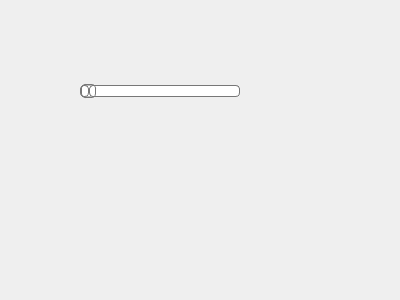
<?xml version="1.0" encoding="UTF-8"?>
<ui version="4.0">
 <class>Form</class>
 <widget class="QWidget" name="Form">
  <property name="geometry">
   <rect>
    <x>0</x>
    <y>0</y>
    <width>400</width>
    <height>300</height>
   </rect>
  </property>
  <property name="windowTitle">
   <string>Form</string>
  </property>
  <widget class="QSlider" name="horizontalSlider">
   <property name="geometry">
    <rect>
     <x>80</x>
     <y>80</y>
     <width>160</width>
     <height>22</height>
    </rect>
   </property>
   <property name="styleSheet">
    <string notr="true">QSlider::groove:horizontal {
border: 1px solid #bbb;
background: white;
height: 10px;
border-radius: 4px;
}

QSlider::sub-page:horizontal {
background: qlineargradient(x1: 0, y1: 0,    x2: 0, y2: 1,
    stop: 0 #66e, stop: 1 #bbf);
background: qlineargradient(x1: 0, y1: 0.2, x2: 1, y2: 1,
    stop: 0 #bbf, stop: 1 #55f);
border: 1px solid #777;
height: 10px;
border-radius: 4px;
}

QSlider::add-page:horizontal {
background: #fff;
border: 1px solid #777;
height: 10px;
border-radius: 4px;
}

QSlider::handle:horizontal {
background: qlineargradient(x1:0, y1:0, x2:1, y2:1,
    stop:0 #eee, stop:1 #ccc);
border: 1px solid #777;
width: 13px;
margin-top: -2px;
margin-bottom: -2px;
border-radius: 4px;
}

QSlider::handle:horizontal:hover {
background: qlineargradient(x1:0, y1:0, x2:1, y2:1,
    stop:0 #fff, stop:1 #ddd);
border: 1px solid #444;
border-radius: 4px;
}

QSlider::sub-page:horizontal:disabled {
background: #bbb;
border-color: #999;
}

QSlider::add-page:horizontal:disabled {
background: #eee;
border-color: #999;
}

QSlider::handle:horizontal:disabled {
background: #eee;
border: 1px solid #aaa;
border-radius: 4px;
}</string>
   </property>
   <property name="orientation">
    <enum>Qt::Horizontal</enum>
   </property>
  </widget>
 </widget>
 <resources/>
 <connections/>
</ui>
